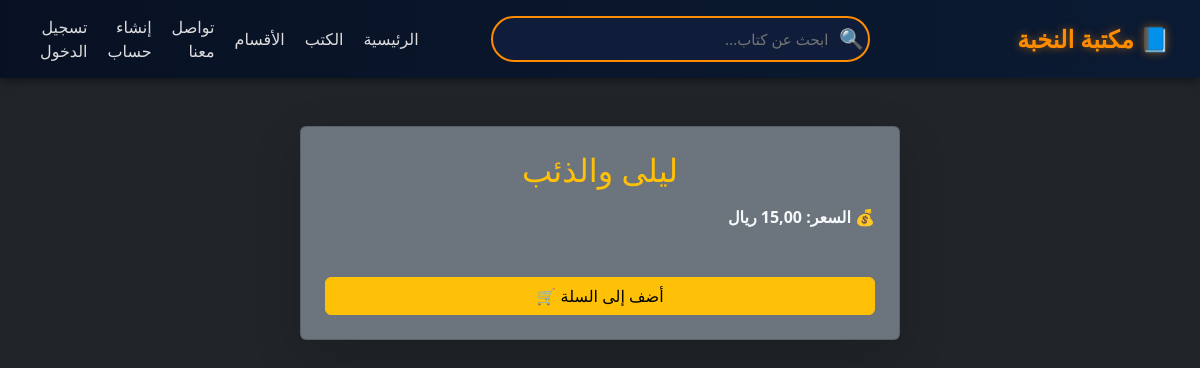
Page /product/13/ on the earlier database version.
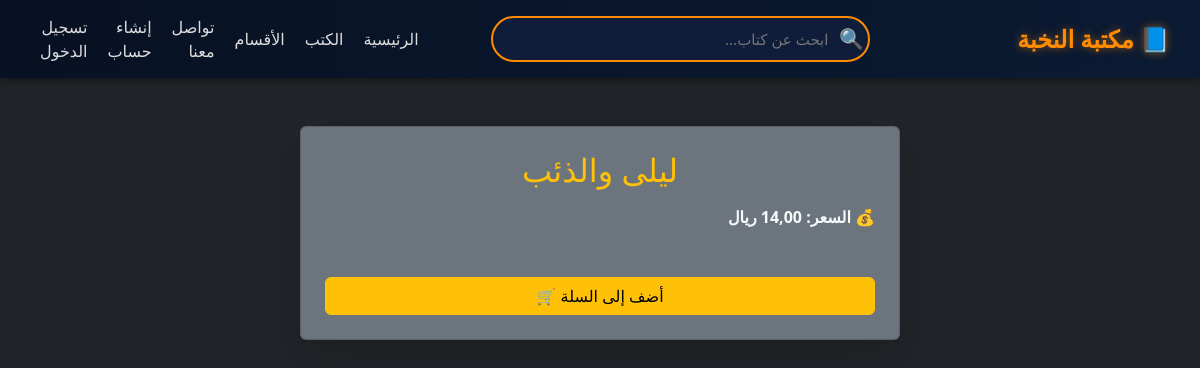
Same page on the later database version.
### store/models.py (models this page shows, shortened)
class Product(models.Model):
    category = models.ForeignKey(
        Category,
        on_delete=models.CASCADE,
        related_name='products',
        verbose_name=_("الفئة")
    )
    name = models.CharField(_("اسم المنتج"), max_length=150)
    description = models.TextField(_("الوصف"), blank=True, null=True)
    price = models.DecimalField(_("السعر"), max_digits=8, decimal_places=2)
    stock = models.PositiveIntegerField(_("المخزون"), default=0)
    image = CloudinaryField(_("صورة المنتج"), blank=True, null=True)
    created_at = models.DateTimeField(_("تاريخ الإضافة"), auto_now_add=True)
    class Meta:
        verbose_name = _("المنتج")
        verbose_name_plural = _("المنتجات")

### store/views.py (the view)
# urls.py: path('product/<int:product_id>/', views.product_detail, name='product_detail'),
def product_detail(request, product_id):
    product = get_object_or_404(Product, id=product_id)
    return render(request, "store_t/product_detail.html", {"product": product})

### templates/store_t/product_detail.html (shortened to what this page needs)
<!DOCTYPE html>
<html lang="ar" dir="rtl">
<head>
    <link rel="stylesheet" href="https://cdn.jsdelivr.net/npm/bootstrap@5.3.2/dist/css/bootstrap.rtl.min.css">
</head>
<body class="bg-dark text-light">
    {% include 'header.html' %}
    <div class="container mt-5">
        <div class="card bg-secondary text-light p-4 shadow-lg mx-auto" style="max-width: 600px;">
            <h2 class="text-warning text-center mb-3">{{ product.name }}</h2>
            <p class="fw-bold">💰 السعر: {{ product.price }} ريال</p>
            <button class="btn btn-warning w-100 mt-3">
                أضف إلى السلة 🛒
            </button>
        </div>
    </div>
</body>
</html>

### templates/header.html (shortened to what this page needs)
<header>
  <div class="logo">📘 مكتبة النخبة</div>
  <div class="search-bar">
    <input type="text" placeholder="ابحث عن كتاب..." id="searchInput">
    <button onclick="searchBook()">🔍</button>
  </div>
  <nav id="nav-menu">
    <a href="{% url 'store_home' %}">الرئيسية</a>
    <a href="{% url 'products_list' %}">الكتب</a>
    <a href="#">الأقسام</a>
    <a href="{% url 'contact' %}">تواصل معنا</a>
    {% if user.is_authenticated %}
        <a href="{% url 'profile' %}">👋 {{ user.username }}</a>
        <a href="{% url 'logout' %}" class="logout-btn">🚪 خروج</a>
    {% else %}
        <a href="{% url 'register' %}">إنشاء حساب</a>
        <a href="{% url 'login' %}">تسجيل الدخول</a>
    {% endif %}
  </nav>
</header>

### templates/header.html (style rules this page uses)
header { background: linear-gradient(90deg, #081123, #0b1b33); color: #fff; padding: 15px 30px; display: flex; justify-content: space-between; align-items: center; position: sticky; top: 0; z-index: 1000; box-shadow: 0 2px 10px rgba(0, 0, 0, 0.5); flex-wrap: wrap; gap: 15px; }
.logo { font-size: 24px; font-weight: bold; color: #ff8c00; text-shadow: 0 0 8px rgba(255, 140, 0, 0.5); flex: 1; }
.search-bar { flex: 2; display: flex; justify-content: center; position: relative; }
.search-bar input { width: 80%; padding: 10px 40px 10px 15px; border-radius: 25px; border: none; outline: none; font-size: 15px; background-color: #101d3a; color: #eee; border: 2px solid #ff8c00; transition: all 0.3s; }
.search-bar button { position: absolute; right: 10%; top: 50%; transform: translateY(-50%); background: none; border: none; color: #ff8c00; font-size: 20px; cursor: pointer; transition: color 0.3s; }
nav { flex: 1; display: flex; justify-content: flex-end; align-items: center; }
nav a { color: #ddd; text-decoration: none; margin: 0 10px; font-weight: 500; transition: color 0.3s; }

Differences in the rows shown:
changed Product "ليلى والذئب": price "15,00" → "14,00"
